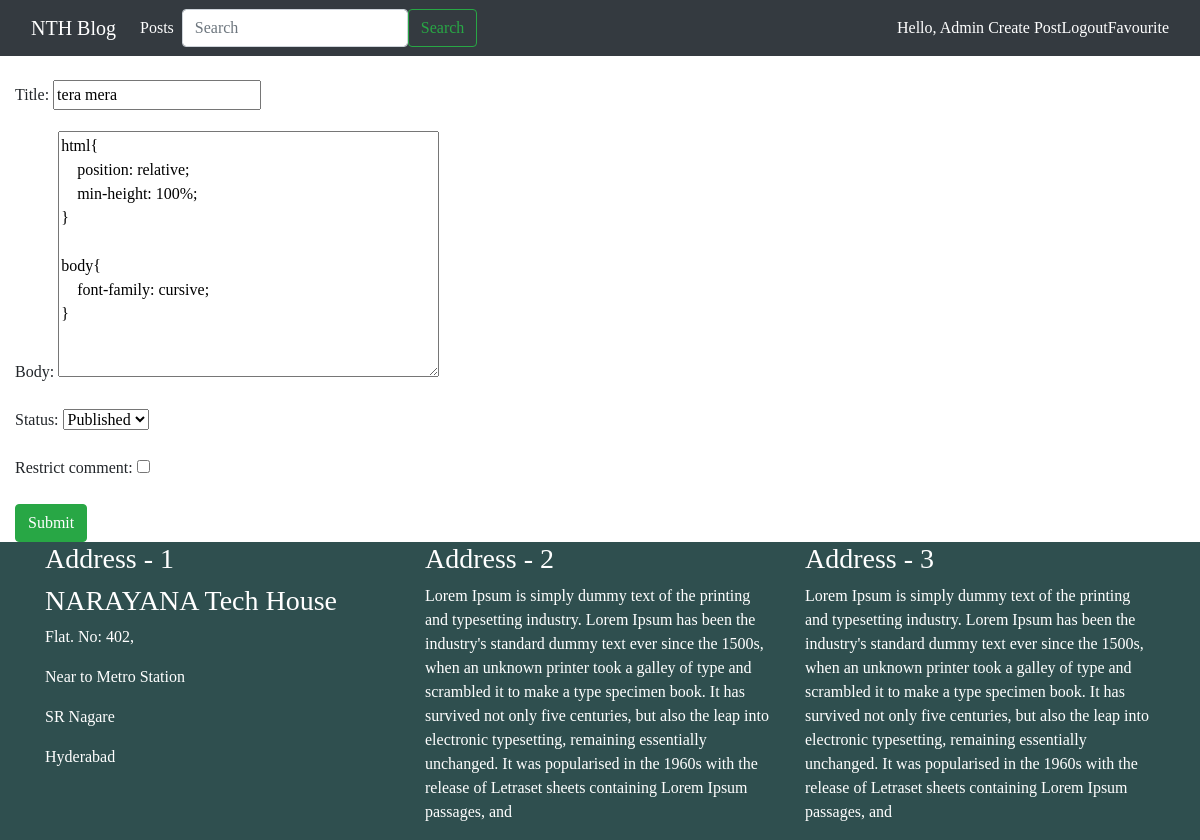
/2/post_edit (signed in), run on the app's committed database.
### nthblogapp/models.py (models this page shows, shortened)
class Post(models.Model):
    STATUS_CHOICES = (
        ('draft','Draft'),
        ('published','Published')
    )
    title = models.CharField(max_length=50)
    slug = models.SlugField(max_length=50)
    author = models.ForeignKey(User, related_name='blog_post', on_delete=models.CASCADE)
    body = models.TextField()
    created = models.DateTimeField(auto_now_add=True)
    modified = models.DateTimeField(auto_now=True)
    likes =  models.ManyToManyField(User, related_name='likes', blank=True)
    status = models.CharField(max_length=20, choices=STATUS_CHOICES, default='draft')
    favourite = models.ManyToManyField(User, related_name='favourite', blank=True)
    restrict_comment = models.BooleanField(default=False)

### nthblogapp/views.py (the view)
# urls.py: path('<id>/post_edit',views.post_edit, name='post_edit'),
def post_edit(request,id):
    post = get_object_or_404(Post,id=id)
    if post.author != request.user:
        raise Http404()
    else:
        if request.method == "POST":
            form = PostEditForm(request.POST or None, instance=post)
            if form.is_valid():
                form.save()
                return HttpResponseRedirect(post.get_absolute_url())
        else:
            form = PostEditForm(instance=post)
            context = {'form':form,'post':post}
            return render(request,'post_edit.html',context)

### nthblogapp/forms.py
class PostEditForm(forms.ModelForm):
    class Meta:
        model = Post
        fields = (
            'title',
            'body',
            'status',
            'restrict_comment'
        )

### templates/post_edit.html (shortened to what this page needs)
{% extends 'base.html' %}
{% block content %}
<br>
<div class="container-fluid">
    <div class="row">
        <div class="col-md-12">
            <form method="POST">
                {{ form.as_p }}
                <input type="submit" value="Submit" class="btn btn-success">
            </form>
        </div>
    </div>
</div>
{% endblock %}

### templates/navbar.html (shortened to what this page needs)
<!DOCTYPE html>
<html lang="en">
<head>
</head>
<body>
<nav class="navbar navbar-expand-lg navbar-dark bg-dark">
  <div class="container-fluid">
    <a class="navbar-brand" href="#">NTH Blog</a>
    <div class="collapse navbar-collapse" id="navbarNav">
      <ul class="navbar-nav">
        <li class="nav-item">
          <a class="nav-link active" aria-current="page" href="{% url 'post_list' %}">Posts</a>
        </li>
      </ul>
      <form class="d-flex" method="POST">
            <input class="form-control me-2" type="search" placeholder="Search" aria-label="Search" name="q">
            <button class="btn btn-outline-success" type="submit">Search</button>
      </form>
    </div>
    <a style="color: white;">Hello, {{ request.user|capfirst }} </a> &nbsp;
    <a style="color: white;" href="{% url 'post_create' %}">Create Post</a>
    <a style="color: white;" href="{% url 'logout' %}">Logout</a>
    <a style="color: white;" href="{% url 'post_favourite_list' %}">Favourite</a>
  </div>
</nav>
</body>
</html>

### static/styles.css (style rules this page uses)
html { position: relative; min-height: 100%; }
body { font-family: cursive; }

### templates/footer.html (style rules this page uses)
html { position:relative; min-height: 100%; }

### data on the page
Post: title "tera mera", body "html{ position: relative; min-height: 100%; } body{ font-family: cursive; }", status "Published"

### other printed values
{{ request.user|capfirst }} "Admin"
